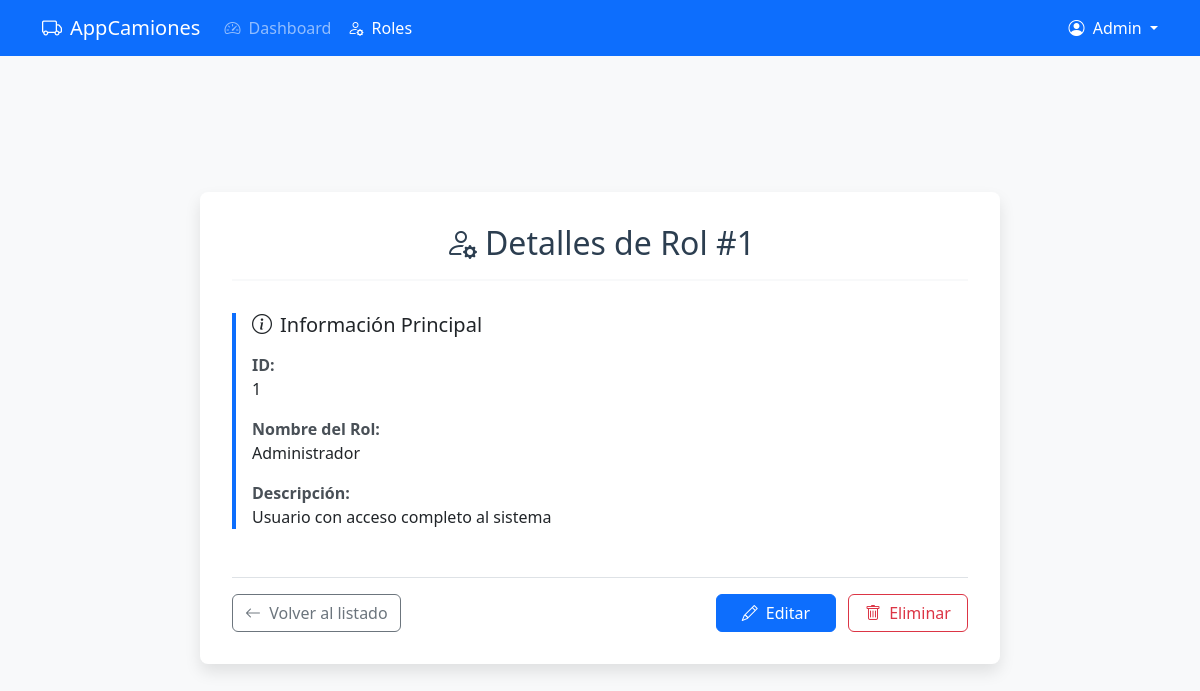
The app's page /views/roles/view.php?id=1 (signed in) with its own data.
### tables this page shows
CREATE TABLE `roles` (
  `id_rol` int(11) NOT NULL,
  `nombre_rol` varchar(50) NOT NULL,
  `descripcion` varchar(255) DEFAULT NULL
);

### controllers/RolesController.php (called while the page is built, shortened)
<?php
require_once __DIR__ . '/../config/database.php';
require_once __DIR__ . '/../models/Roles.php';
class RolesController {
    private $rol;
    public function __construct() {
        $this->db = new Database();
        $this->rol = new Roles($this->db->connect());
    }
    public function mostrarFormularioEdicion($id) {
        try {
            $rol = $this->rol->getRolById($id);
            return [
                'rol' => $rol
            ];
        } catch (PDOException $e) {
            error_log("Error en mostrarFormularioEdicion: " . $e->getMessage());
            return ['error' => 'Error al cargar el formulario de edición'];
        }
    }
}

### config/database.php (called while the page is built, shortened)
<?php
class Database {
    private $host = 'localhost';
    private $db_name = 'proyecto_transportes';
    private $username = 'dmilanes';
    private $password = 'milanes1982*-';
    public function connect() {
        $this->conn = null;
        try {
            $this->conn = new PDO(
                "mysql:host=" . $this->host . ";dbname=" . $this->db_name,
                $this->username,
                $this->password
            );
            $this->conn->setAttribute(PDO::ATTR_ERRMODE, PDO::ERRMODE_EXCEPTION);
        } catch (PDOException $e) {
            die("Error de conexión: " . $e->getMessage());
        }
        return $this->conn;
    }
}
?>

### models/Roles.php (called while the page is built, shortened)
<?php
class Roles {
    private $conn;
    private $table_name = "roles";
    public function __construct($db) {
        $this->conn = $db;
    }
    public function getRolById($id) {
        $query = "SELECT
                    id_rol,
                    nombre_rol,
                    descripcion
                  FROM " . $this->table_name . "
                  WHERE id_rol = :id";
        $stmt = $this->conn->prepare($query);
        $stmt->bindParam(':id', $id, PDO::PARAM_INT);
        $stmt->execute();
        $result = $stmt->fetch(PDO::FETCH_ASSOC);
        return $result;
    }
}

### views/roles/view.php (the view, shortened to what this page needs)
<?php
require_once __DIR__ . '/../../controllers/RolesController.php';
$controller = new RolesController();
$data = $controller->mostrarFormularioEdicion($_GET['id']);
$rol = isset($data['rol']) ? $data['rol'] : null;
?>
<!DOCTYPE html>
<html lang="es">
<head>
    <link href="https://cdn.jsdelivr.net/npm/bootstrap@5.3.0/dist/css/bootstrap.min.css" rel="stylesheet">
    <link href="https://cdn.jsdelivr.net/npm/bootstrap-icons@1.10.0/font/bootstrap-icons.css" rel="stylesheet">
</head>
<body>
    <nav class="navbar navbar-expand-lg navbar-dark bg-primary fixed-top">
        <div class="container">
            <a class="navbar-brand" href="../auth/dashboard.php">
                <i class="bi bi-truck me-2"></i>AppCamiones
            </a>
            <div class="collapse navbar-collapse" id="navbarNav">
                <ul class="navbar-nav me-auto">
                    <li class="nav-item">
                        <a class="nav-link" href="../auth/dashboard.php"><i class="bi bi-speedometer2 me-1"></i> Dashboard</a>
                    </li>
                    <li class="nav-item">
                        <a class="nav-link active" href="list.php"><i class="bi bi-person-gear me-1"></i> Roles</a>
                    </li>
                </ul>
                <div class="d-flex">
                    <div class="dropdown">
                        <a class="nav-link dropdown-toggle text-white" href="#" id="navbarDropdown" role="button" data-bs-toggle="dropdown" aria-expanded="false">
                            <i class="bi bi-person-circle me-1"></i> <?php echo htmlspecialchars($_SESSION['user']['nombre']); ?>
                        </a>
                    </div>
                </div>
            </div>
        </div>
    </nav>
    <main class="main-content">
        <div class="container">
            <div class="detail-container">
                <h2 class="detail-title text-center">
                    <i class="bi bi-person-gear me-2"></i>Detalles de Rol #<?= htmlspecialchars($rol['id_rol']) ?>
                </h2>
                <div class="row mb-4">
                    <div class="col-md-12">
                        <div class="detail-card">
                            <h5 class="mb-3"><i class="bi bi-info-circle me-2"></i>Información Principal</h5>
                            <div class="mb-3">
                                <span class="detail-label">ID:</span>
                                <span class="detail-value d-block"><?= htmlspecialchars($rol['id_rol']) ?></span>
                            </div>
                            <div class="mb-3">
                                <span class="detail-label">Nombre del Rol:</span>
                                <span class="detail-value d-block"><?= htmlspecialchars($rol['nombre_rol']) ?></span>
                            </div>
                            <div class="mb-3">
                                <span class="detail-label">Descripción:</span>
                                <span class="detail-value d-block"><?= htmlspecialchars($rol['descripcion']) ?></span>
                            </div>
                        </div>
                    </div>
                </div>
                <div class="d-flex justify-content-between mt-4 pt-3 border-top">
                    <a href="list.php" class="btn btn-outline-secondary btn-action">
                        <i class="bi bi-arrow-left me-1"></i> Volver al listado
                    </a>
                    <div>
                        <a href="edit.php?action=editar&id=<?= $rol['id_rol'] ?>" class="btn btn-primary btn-action me-2">
                            <i class="bi bi-pencil me-1"></i> Editar
                        </a>
                        <a href="list.php?action=eliminar&id=<?= $rol['id_rol'] ?>"
                           class="btn btn-outline-danger btn-action"
                           onclick="return confirm('¿Estás seguro de eliminar este rol? Esta acción no se puede deshacer.')">
                            <i class="bi bi-trash me-1"></i> Eliminar
                        </a>
                    </div>
                </div>
            </div>
        </div>
    </main>
</body>
</html>

### views/roles/view.php (style rules this page uses)
body { padding-top: 56px; background-color: #f8f9fa; display: flex; flex-direction: column; min-height: 100vh; }
.main-content { flex: 1; display: flex; flex-direction: column; justify-content: center; padding: 2rem 0; }
.detail-container { max-width: 800px; width: 100%; margin: 0 auto; padding: 2rem; background-color: white; border-radius: 8px; box-shadow: 0 0.5rem 1rem rgba(0, 0, 0, 0.1); }
.detail-title { color: #2c3e50; border-bottom: 2px solid #f8f9fa; padding-bottom: 1rem; margin-bottom: 2rem; }
.detail-card { border-left: 4px solid #0d6efd; padding-left: 1rem; margin-bottom: 1.5rem; }
.detail-label { font-weight: 600; color: #495057; }
.detail-value { color: #212529; }
.btn-action { min-width: 120px; }

### records on screen
roles: id_rol "1", nombre_rol "Administrador", descripcion "Usuario con acceso completo al sistema"

### other values on screen
$_SESSION['user']['nombre'] "Admin"
